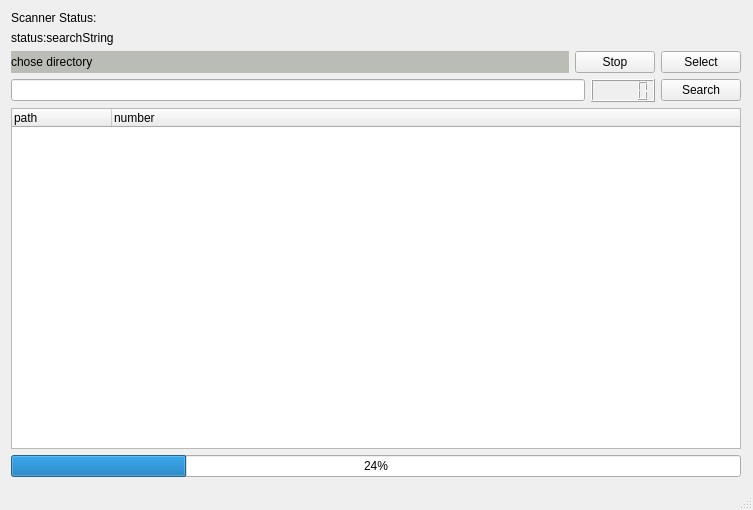
<?xml version="1.0" encoding="UTF-8"?>
<ui version="4.0">
 <class>MainWindow</class>
 <widget class="QMainWindow" name="MainWindow">
  <property name="geometry">
   <rect>
    <x>0</x>
    <y>0</y>
    <width>753</width>
    <height>510</height>
   </rect>
  </property>
  <property name="windowTitle">
   <string>MainWindow</string>
  </property>
  <widget class="QWidget" name="centralWidget">
   <layout class="QVBoxLayout" name="verticalLayout">
    <property name="sizeConstraint">
     <enum>QLayout::SetDefaultConstraint</enum>
    </property>
    <property name="rightMargin">
     <number>12</number>
    </property>
    <item>
     <widget class="QLabel" name="label_2">
      <property name="text">
       <string>Scanner Status:</string>
      </property>
     </widget>
    </item>
    <item>
     <widget class="QLabel" name="label_3">
      <property name="text">
       <string>status:searchString</string>
      </property>
     </widget>
    </item>
    <item>
     <layout class="QHBoxLayout" name="horizontalLayout_2">
      <item>
       <widget class="QLabel" name="label">
        <property name="styleSheet">
         <string notr="true">background-color: rgb(186, 189, 182);</string>
        </property>
        <property name="text">
         <string>chose directory</string>
        </property>
       </widget>
      </item>
      <item>
       <widget class="QPushButton" name="IndexStop">
        <property name="sizePolicy">
         <sizepolicy hsizetype="Fixed" vsizetype="Fixed">
          <horstretch>0</horstretch>
          <verstretch>0</verstretch>
         </sizepolicy>
        </property>
        <property name="text">
         <string>Stop</string>
        </property>
       </widget>
      </item>
      <item>
       <widget class="QPushButton" name="SelectDirectory">
        <property name="sizePolicy">
         <sizepolicy hsizetype="Fixed" vsizetype="Fixed">
          <horstretch>0</horstretch>
          <verstretch>0</verstretch>
         </sizepolicy>
        </property>
        <property name="text">
         <string>Select</string>
        </property>
       </widget>
      </item>
     </layout>
    </item>
    <item>
     <layout class="QHBoxLayout" name="horizontalLayout">
      <item>
       <widget class="QLineEdit" name="MatchString"/>
      </item>
      <item>
       <widget class="QLCDNumber" name="lcdNumber"/>
      </item>
      <item>
       <widget class="QPushButton" name="StartStopSearch">
        <property name="sizePolicy">
         <sizepolicy hsizetype="Fixed" vsizetype="Fixed">
          <horstretch>0</horstretch>
          <verstretch>0</verstretch>
         </sizepolicy>
        </property>
        <property name="text">
         <string>Search</string>
        </property>
       </widget>
      </item>
     </layout>
    </item>
    <item>
     <widget class="QTreeWidget" name="treeWidget">
      <column>
       <property name="text">
        <string>path</string>
       </property>
      </column>
      <column>
       <property name="text">
        <string>number</string>
       </property>
      </column>
     </widget>
    </item>
    <item>
     <widget class="QProgressBar" name="progressBar">
      <property name="value">
       <number>24</number>
      </property>
     </widget>
    </item>
   </layout>
  </widget>
  <widget class="QStatusBar" name="statusBar"/>
 </widget>
 <layoutdefault spacing="6" margin="11"/>
 <resources/>
 <connections/>
</ui>
